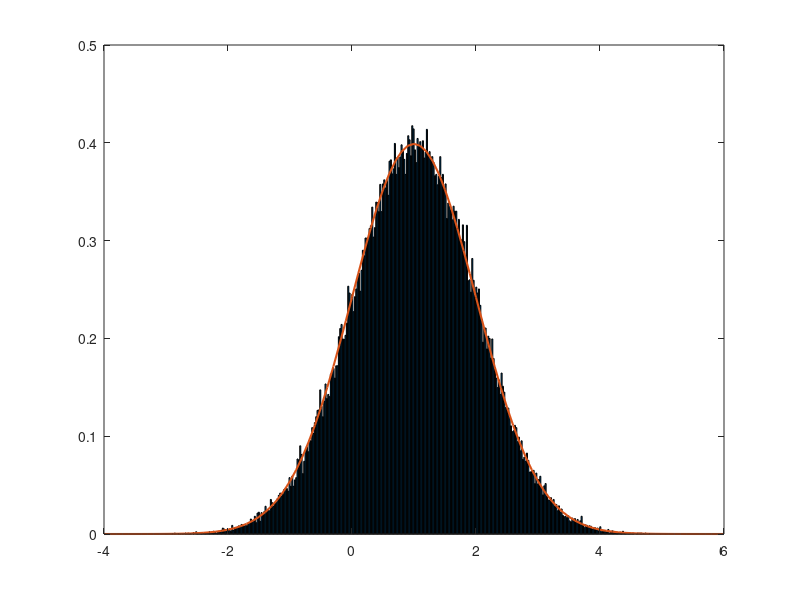

Recreate this plot in MATLAB.
pkg load statistics

clc;
clear all;

function res = f(x)
  res = exp(- x ^ 2 / 2);
endfunction

function res = laplace(x)
  res = quad(@f, 0, x) * 1 / sqrt(2 * pi);
endfunction

n = 10 ^ 5;
mu = 1;
sigma = 1;
alpha = 0.95;
real_hi2 = 100734.7;

X = sort(normrnd(mu, sigma, n, 1));

l = min(X);
r = max(X);
buckets = ceil((r - l) * n ^ (1 / 3));
delta = (r - l) / buckets;
x_coords = zeros(buckets, 1);
cnt_in_bucket = zeros(buckets, 1);
y_coords = zeros(buckets, 1);
walls = zeros(buckets, 1);

for i = 1 : buckets
  cur_l = (i - 1) * delta + l;
  cur_r = cur_l + delta;
  walls(i) = cur_r;
  x_coords(i) = (cur_r + cur_l) / 2;
  cnt_in_bucket(i) = sum(X <= cur_r) - sum(X < cur_l);
  y_coords(i) = cnt_in_bucket(i) / (n * delta);
endfor

x_coords_for_normpdf = -4:0.1:6;
bar(x_coords, y_coords);
hold on;
plot(x_coords_for_normpdf, normpdf(x_coords_for_normpdf, mu, sigma), "linewidth", 1.5);

printf("Размер выборки = %d\n", n);
printf("Границы = [%d; %d]\n", l, r);
printf("Выбранная длина интервалов = %d\n", delta);
printf("Количество интервалов = %d\n", buckets);

printf("\n");

# PART 2

E = sum(x_coords .* cnt_in_bucket) / n;
D = sum((x_coords - E) .^ 2 .* cnt_in_bucket) / n;
FIXED_D = n / (n - 1) * D;
SQ_D = sqrt(FIXED_D);

printf("Предполагаемое матожидание = %d\n", E);
printf("Предполагаемая дисперсия = %d\n", FIXED_D);

# suffix P means "Предполагаемое"

z = (walls - E) / SQ_D;

P = zeros(buckets, 1);

P(1) = laplace(z(1)) - (-0.5);
for i = 2 : buckets
  P(i) = laplace(z(i)) - laplace(z(i - 1));
endfor

nP = P * n;

hi2 = sum(((cnt_in_bucket - nP) .^ 2) ./ nP);

printf("Полученное значение Хи квадрат = %d\n", hi2);
printf("Теоретическое значение Хи квадрат = %d\n", real_hi2);
printf("Заданное распределение есть равномерное = %d\n", hi2 < real_hi2);
